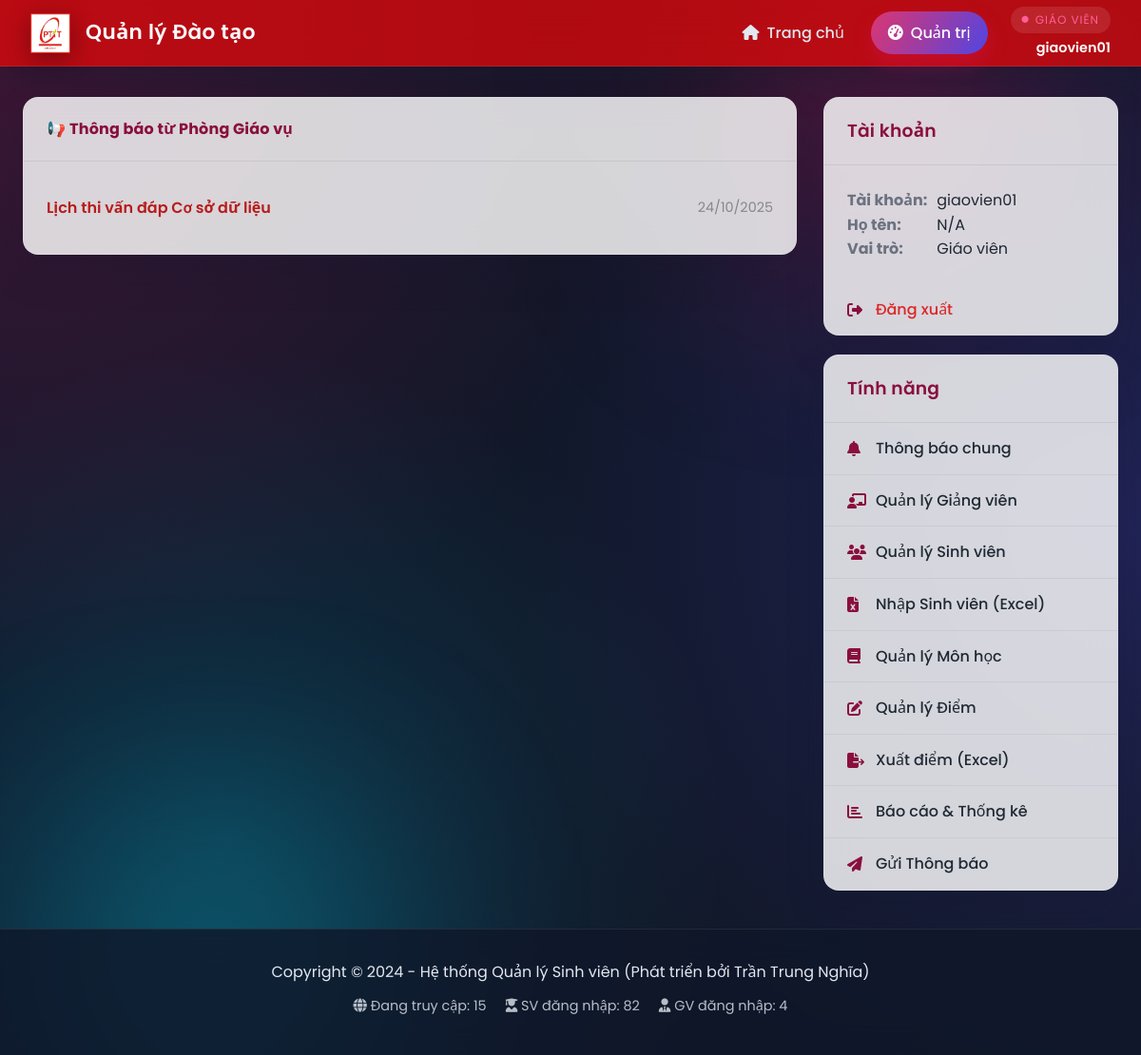
The page /admin/dashboard (signed in) on the database as committed earlier.
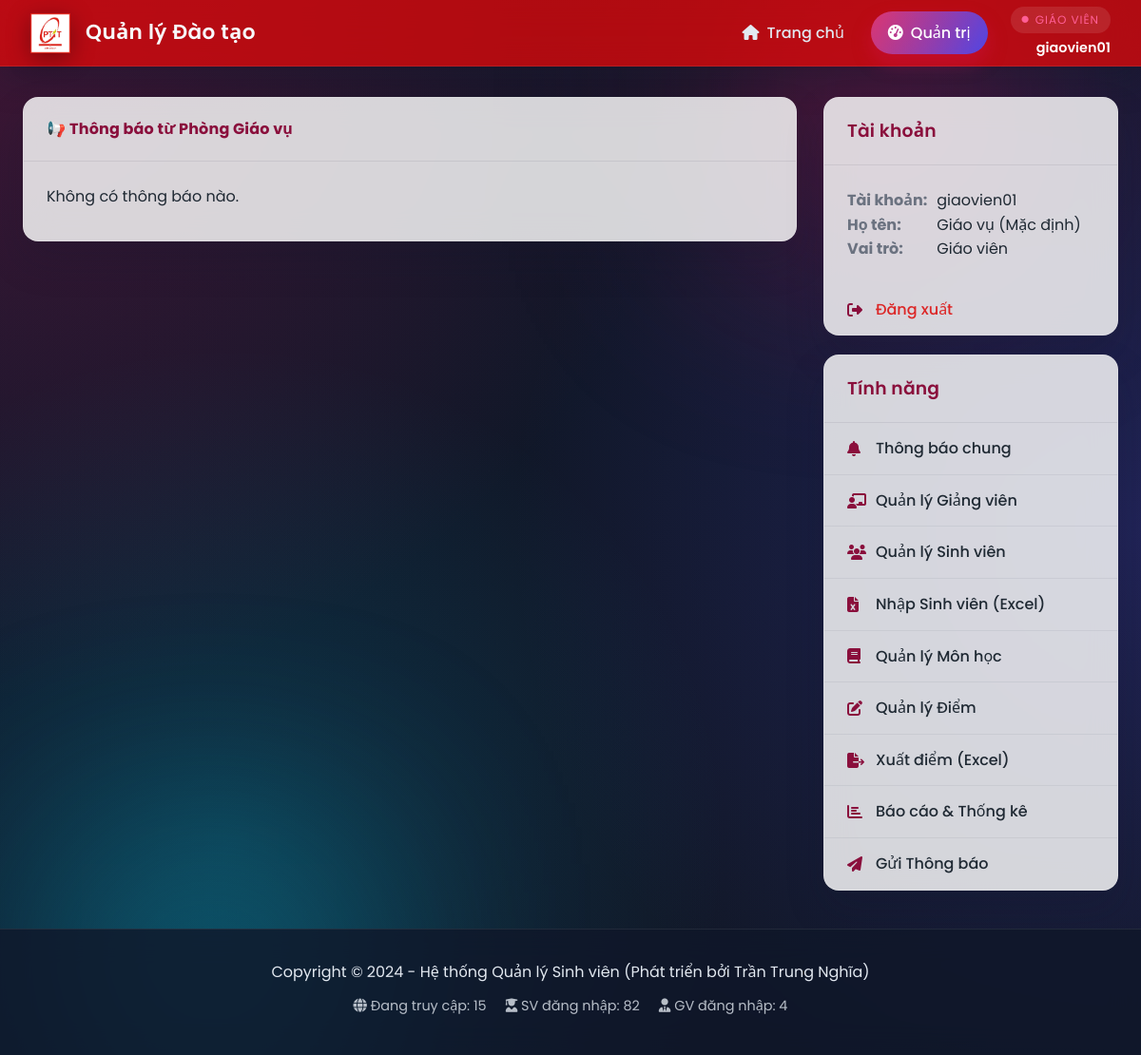
The same page on the database as committed later.
### api/index.py (models this page shows, shortened)
class TaiKhoan(UserMixin, db.Model):
    __tablename__ = 'tai_khoan'
    username = db.Column(db.String(50), primary_key=True)
    password = db.Column(db.String(255), nullable=False)
    vai_tro = db.Column(db.Enum(VaiTroEnum), nullable=False)

class ThongBao(db.Model):
    __tablename__ = 'thong_bao'
    id = db.Column(db.Integer, primary_key=True)
    tieu_de = db.Column(db.String(200), nullable=False)
    noi_dung = db.Column(db.Text, nullable=False)
    ngay_gui = db.Column(db.DateTime(timezone=True), server_default=func.now())
    ma_gv = db.Column(db.String(50), db.ForeignKey('tai_khoan.username'), nullable=False)
    lop_nhan = db.Column(db.String(50), nullable=False)
    nguoi_gui = db.relationship('TaiKhoan', backref='thong_bao_da_gui', foreign_keys=[ma_gv])

class GiaoVien(db.Model):
    __tablename__ = 'giao_vien'
    ma_gv = db.Column(db.String(50), db.ForeignKey('tai_khoan.username', ondelete='CASCADE'), primary_key=True)
    ho_ten = db.Column(db.String(100), nullable=False, default='Giáo viên')
    gioi_tinh = db.Column(db.String(10), nullable=True)
    ngay_sinh = db.Column(db.Date, nullable=True)
    so_dien_thoai = db.Column(db.String(20), nullable=True)
    email = db.Column(db.String(150), unique=True, nullable=True)
    dia_chi = db.Column(db.String(255), nullable=True)
    van_phong = db.Column(db.String(120), nullable=True)
    avatar_url = db.Column(db.String(255), nullable=True)
    khoa_bo_mon = db.Column(db.String(120), nullable=True)
    hoc_vi = db.Column(db.String(100), nullable=True)
    chuc_vu = db.Column(db.String(100), nullable=True)
    linh_vuc = db.Column(db.Text, nullable=True)
    mon_hoc_phu_trach = db.Column(db.Text, nullable=True)
    so_nam_kinh_nghiem = db.Column(db.Integer, nullable=True)
    tai_khoan = db.relationship('TaiKhoan',
                                backref=db.backref('giao_vien', uselist=False, cascade='all, delete-orphan'),
                                foreign_keys=[ma_gv])

### api/index.py (the view)
@app.route('/admin/dashboard')
@login_required
@role_required(VaiTroEnum.GIAOVIEN)
def admin_dashboard():
    announcements = ThongBao.query.order_by(ThongBao.ngay_gui.desc()).limit(15).all()
    notifications = []
    has_real_announcements = bool(announcements)
    if has_real_announcements:
        notifications = [
            {
                "title": tb.tieu_de,
                "date": tb.ngay_gui.strftime('%d/%m/%Y'),
                "link": None  # Có thể bổ sung link chi tiết riêng cho admin nếu cần
            }
            for tb in announcements
        ]
    else:
        for n in ptit_notifications:
            notifications.append(
                {
                    "title": n["title"],
                    "date": n["date"],
                    "link": url_for('thong_bao_chung_detail', id=n["id"])
                }
            )
    return render_template(
        'admin_dashboard.html',
        notifications=notifications,
        has_real_announcements=has_real_announcements
    )

### api/index.py (called while the page is built)
@login_manager.user_loader
def load_user(user_id):
    return TaiKhoan.query.get(user_id)

@app.before_request
def apply_schema_patches():
    global _TEACHER_SCHEMA_PATCHED
    if _TEACHER_SCHEMA_PATCHED:
        return
    ensure_teacher_profile_columns()
    _TEACHER_SCHEMA_PATCHED = True

def role_required(vai_tro_enum):
    def decorator(f):
        @wraps(f)
        def decorated_function(*args, **kwargs):
            if not current_user.is_authenticated:
                return redirect(url_for('login'))
            if current_user.vai_tro != vai_tro_enum:
                abort(403)
            return f(*args, **kwargs)
        return decorated_function
    return decorator

### templates/admin_dashboard.html (shortened to what this page needs)
{% extends "_layout.html" %}
{% block content %}
<div class="card">
    <div class="card-header" style="display:flex;justify-content:space-between;align-items:center;">
        <span>📢 <strong>Thông báo từ Phòng Giáo vụ</strong></span>
    </div>
    <div class="card-body notification-list">
        {% if notifications %}
            <ul class="notifications-table">
                {% for msg in notifications %}
                <li>
                    {% if msg.link %}
                        <a href="{{ msg.link }}">{{ msg.title }}</a>
                    {% else %}
                        <span class="title-only">{{ msg.title }}</span>
                    {% endif %}
                    <span class="date">{{ msg.date }}</span>
                </li>
                {% endfor %}
            </ul>
        {% else %}
            <p>Không có thông báo nào.</p>
        {% endif %}
    </div>
</div>
{% endblock %}

### templates/_layout.html (shortened to what this page needs)
<!DOCTYPE html>
<html lang="vi">
<head>
    <link rel="stylesheet" href="https://cdnjs.cloudflare.com/ajax/libs/font-awesome/6.5.1/css/all.min.css">
    <link rel="stylesheet" href="{{ url_for('static', filename='css/app.css') }}">
</head>
<body>
<div class="app-shell">
    <header class="app-header">
        <div class="header-logo">
            <img src="{{ url_for('static', filename='Logo.png') }}" alt="Logo">
            <a href="{{ url_for('home') }}" class="header-logo-text">Quản lý Đào tạo</a>
        </div>
        <div class="header-actions">
            <nav class="header-nav">
                <a href="{{ url_for('home') }}" class="{% if request.endpoint == 'home' %}active{% endif %}">
                    <i class="fa-solid fa-house"></i>
                    <span>Trang chủ</span>
                </a>
                {% if current_user.is_authenticated %}
                    {% if current_user.vai_tro.value == 'SINHVIEN' %}
                        <a href="{{ url_for('student_dashboard') }}" class="{% if request.endpoint == 'student_dashboard' %}active{% endif %}">
                            <i class="fa-solid fa-graduation-cap"></i>
                            <span>Bảng tin SV</span>
                        </a>
                    {% else %}
                        <a href="{{ url_for('admin_dashboard') }}" class="{% if request.endpoint == 'admin_dashboard' %}active{% endif %}">
                            <i class="fa-solid fa-gauge-high"></i>
                            <span>Quản trị</span>
                        </a>
                    {% endif %}
                {% endif %}
            </nav>
            {% if current_user.is_authenticated %}
                <div class="header-user">
                    <span class="user-role">
                        <i class="fa-solid fa-circle"></i>
                        {{ 'Sinh viên' if current_user.vai_tro.value == 'SINHVIEN' else 'Giáo viên' }}
                    </span>
                    <span class="user-name">{{ current_user.username }}</span>
                </div>
            {% else %}
                <a href="{{ url_for('login') }}" class="btn btn-ghost header-login">
                    <i class="fa-solid fa-right-to-bracket"></i>
                    Đăng nhập
                </a>
            {% endif %}
        </div>
    </header>
    <div class="app-container">
        <main class="main-content">
            {% block content %}{% endblock %}
        </main>
        <aside class="sidebar-right">
    {% if current_user.is_authenticated %}
        <div class="sidebar-group">
            <h3 class="sidebar-header">Tài khoản</h3>
            <div class="sidebar-content">
                <strong>Tài khoản:</strong> {{ current_user.username }}<br>
                <strong>Họ tên:</strong>
                        {% if current_user.sinh_vien %}
                            {{ current_user.sinh_vien.ho_ten }}
                        {% elif current_user.giao_vien %}
                            {{ current_user.giao_vien.ho_ten }}
                        {% else %}
                            N/A
                        {% endif %}
                        <br>
                <strong>Vai trò:</strong> {{ 'Sinh viên' if current_user.vai_tro.value == 'SINHVIEN' else 'Giáo viên' }}
            </div>
            <nav class="sidebar-nav">
                <a href="{{ url_for('logout') }}" class="logout-link">
                    <i class="fa-solid fa-right-from-bracket"></i>
                    Đăng xuất
                </a>
            </nav>
        </div>
        <div class="sidebar-group">
            <h3 class="sidebar-header">Tính năng</h3>
            <nav class="sidebar-nav">
            {% if current_user.vai_tro.value == 'SINHVIEN' %}
                <a href="{{ url_for('student_dashboard') }}"><i class="fa-solid fa-bell"></i> Thông báo</a>
                <a href="{{ url_for('student_profile') }}"><i class="fa-solid fa-user-pen"></i> Thông tin cá nhân</a>
                <a href="#"><i class="fa-solid fa-book-open"></i> Chương trình học</a>
                <a href="{{ url_for('student_grades') }}"><i class="fa-solid fa-chart-simple"></i> Xem điểm & GPA</a>
                <a href="#"><i class="fa-solid fa-calendar-days"></i> Xem lịch học</a>
                <a href="#"><i class="fa-solid fa-file-pen"></i> Đăng ký môn học</a>
            {% elif current_user.vai_tro.value == 'GIAOVIEN' %}
                    <a href="{{ url_for('thong_bao_chung') }}"><i class="fa-solid fa-bell"></i> Thông báo chung</a>
                    <a href="{{ url_for('admin_manage_teachers') }}"><i class="fa-solid fa-chalkboard-user"></i> Quản lý Giảng viên</a>
                    <a href="{{ url_for('admin_manage_students') }}"><i class="fa-solid fa-users"></i> Quản lý Sinh viên</a>
                    <a href="{{ url_for('admin_import_students') }}"><i class="fa-solid fa-file-excel"></i> Nhập Sinh viên (Excel)</a>
                    <a href="{{ url_for('admin_manage_courses') }}"><i class="fa-solid fa-book"></i> Quản lý Môn học</a>
                    <a href="{{ url_for('admin_manage_grades') }}"><i class="fa-solid fa-pen-to-square"></i> Quản lý Điểm</a>
                    <a href="{{ url_for('admin_export_grades') }}" class="nav-link"><i class="fa-solid fa-file-export"></i> Xuất điểm (Excel)</a>
                    <a href="{{ url_for('admin_reports_index') }}"><i class="fa-solid fa-chart-bar"></i> Báo cáo & Thống kê</a>
                    <a href="{{ url_for('admin_send_notification') }}"><i class="fa-solid fa-paper-plane"></i> Gửi Thông báo</a>
                {% endif %}
            </nav>
        </div>
    {% endif %}
</aside>
    </div>
    <footer class="app-footer">
        <p>Copyright &copy; 2024 - Hệ thống Quản lý Sinh viên (Phát triển bởi Trần Trung Nghĩa)</p>
        <div class="footer-stats">
            <span><i class="fa-solid fa-globe"></i> Đang truy cập: 15</span>
            <span><i class="fa-solid fa-user-graduate"></i> SV đăng nhập: 82</span>
            <span><i class="fa-solid fa-user-tie"></i> GV đăng nhập: 4</span>
        </div>
    </footer>
</div>
</body>
</html>

### templates/admin_dashboard.html (style rules this page uses)
.notification-list { max-height: 500px; overflow-y: auto; }

Rows that differ between the two databases and show on the page:
removed ThongBao: title "Lịch thi vấn đáp Cơ sở dữ liệu", date "24/10/2025"
added GiaoVien: giao_vien.ho_ten "Giáo vụ (Mặc định)"
Other text that changed with them:
text no longer shown: "N/A"
text now shown: "Không có thông báo nào."
